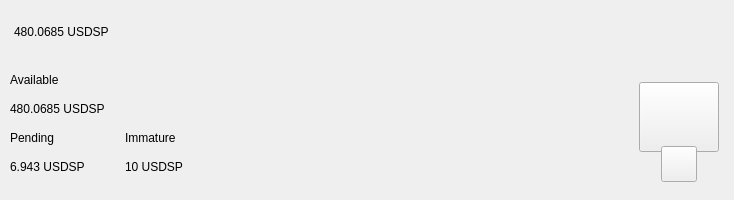
<?xml version="1.0" encoding="UTF-8"?>
<ui version="4.0">
 <class>TopBar</class>
 <widget class="QWidget" name="TopBar">
  <property name="geometry">
   <rect>
    <x>0</x>
    <y>0</y>
    <width>734</width>
    <height>200</height>
   </rect>
  </property>
  <property name="minimumSize">
   <size>
    <width>0</width>
    <height>200</height>
   </size>
  </property>
  <property name="maximumSize">
   <size>
    <width>16777215</width>
    <height>200</height>
   </size>
  </property>
  <property name="windowTitle">
   <string>Form</string>
  </property>
  <layout class="QVBoxLayout" name="verticalLayout_10" stretch="0">
   <property name="spacing">
    <number>0</number>
   </property>
   <property name="leftMargin">
    <number>0</number>
   </property>
   <property name="topMargin">
    <number>0</number>
   </property>
   <property name="rightMargin">
    <number>0</number>
   </property>
   <property name="bottomMargin">
    <number>0</number>
   </property>
   <item>
    <widget class="PFBorderImage" name="containerTop">
     <layout class="QVBoxLayout" name="verticalLayout_11">
      <property name="spacing">
       <number>0</number>
      </property>
      <property name="leftMargin">
       <number>0</number>
      </property>
      <property name="topMargin">
       <number>0</number>
      </property>
      <property name="rightMargin">
       <number>0</number>
      </property>
      <property name="bottomMargin">
       <number>0</number>
      </property>
      <item>
       <widget class="QWidget" name="top_container_2" native="true">
        <property name="minimumSize">
         <size>
          <width>0</width>
          <height>65</height>
         </size>
        </property>
        <layout class="QHBoxLayout" name="top_container">
         <property name="spacing">
          <number>0</number>
         </property>
         <property name="leftMargin">
          <number>14</number>
         </property>
         <property name="topMargin">
          <number>0</number>
         </property>
         <property name="rightMargin">
          <number>14</number>
         </property>
         <property name="bottomMargin">
          <number>0</number>
         </property>
         <item alignment="Qt::AlignVCenter">
          <widget class="QWidget" name="widgetTopAmount" native="true">
           <property name="sizePolicy">
            <sizepolicy hsizetype="Preferred" vsizetype="Maximum">
             <horstretch>0</horstretch>
             <verstretch>0</verstretch>
            </sizepolicy>
           </property>
           <layout class="QHBoxLayout" name="horizontalLayout_5">
            <property name="spacing">
             <number>0</number>
            </property>
            <property name="leftMargin">
             <number>0</number>
            </property>
            <property name="topMargin">
             <number>0</number>
            </property>
            <property name="rightMargin">
             <number>0</number>
            </property>
            <property name="bottomMargin">
             <number>0</number>
            </property>
            <item alignment="Qt::AlignTop">
             <widget class="QLabel" name="labelAmountTopUsdsp">
              <property name="minimumSize">
               <size>
                <width>0</width>
                <height>36</height>
               </size>
              </property>
              <property name="styleSheet">
               <string notr="true">padding:0px;margin:0px;</string>
              </property>
              <property name="text">
               <string notr="true">480.0685 USDSP</string>
              </property>
             </widget>
            </item>
           </layout>
          </widget>
         </item>
         <item>
          <spacer name="horizontalSpacer">
           <property name="orientation">
            <enum>Qt::Horizontal</enum>
           </property>
           <property name="sizeHint" stdset="0">
            <size>
             <width>40</width>
             <height>20</height>
            </size>
           </property>
          </spacer>
         </item>
         <item>
          <layout class="QHBoxLayout" name="horizontalLayout_4">
           <property name="spacing">
            <number>12</number>
           </property>
           <property name="rightMargin">
            <number>0</number>
           </property>
           <item alignment="Qt::AlignRight">
            <widget class="QWidget" name="layoutSync" native="true">
             <property name="minimumSize">
              <size>
               <width>0</width>
               <height>36</height>
              </size>
             </property>
             <property name="maximumSize">
              <size>
               <width>16777215</width>
               <height>36</height>
              </size>
             </property>
             <layout class="QVBoxLayout" name="verticalLayout_9">
              <property name="leftMargin">
               <number>0</number>
              </property>
              <property name="topMargin">
               <number>0</number>
              </property>
              <property name="rightMargin">
               <number>0</number>
              </property>
              <property name="bottomMargin">
               <number>0</number>
              </property>
              <item>
               <widget class="ExpandableButton" name="pushButtonSync" native="true">
                <property name="minimumSize">
                 <size>
                  <width>36</width>
                  <height>36</height>
                 </size>
                </property>
                <property name="maximumSize">
                 <size>
                  <width>16777215</width>
                  <height>36</height>
                 </size>
                </property>
               </widget>
              </item>
             </layout>
            </widget>
           </item>
           <item>
            <widget class="ExpandableButton" name="pushButtonHDUpgrade" native="true">
             <property name="minimumSize">
              <size>
               <width>36</width>
               <height>36</height>
              </size>
             </property>
            </widget>
           </item>
           <item>
            <widget class="ExpandableButton" name="pushButtonStack" native="true">
             <property name="minimumSize">
              <size>
               <width>36</width>
               <height>36</height>
              </size>
             </property>
            </widget>
           </item>
           <item>
            <widget class="ExpandableButton" name="pushButtonColdStaking" native="true">
             <property name="minimumSize">
              <size>
               <width>36</width>
               <height>36</height>
              </size>
             </property>
            </widget>
           </item>
           <item>
            <widget class="ExpandableButton" name="pushButtonConnection" native="true">
             <property name="minimumSize">
              <size>
               <width>36</width>
               <height>36</height>
              </size>
             </property>
            </widget>
           </item>
           <item>
            <widget class="ExpandableButton" name="pushButtonTor" native="true">
             <property name="minimumSize">
              <size>
               <width>36</width>
               <height>36</height>
              </size>
             </property>
            </widget>
           </item>
           <item>
            <widget class="ExpandableButton" name="pushButtonLock" native="true">
             <property name="sizePolicy">
              <sizepolicy hsizetype="Expanding" vsizetype="Expanding">
               <horstretch>0</horstretch>
               <verstretch>0</verstretch>
              </sizepolicy>
             </property>
             <property name="minimumSize">
              <size>
               <width>36</width>
               <height>0</height>
              </size>
             </property>
            </widget>
           </item>
           <item>
            <widget class="ExpandableButton" name="pushButtonFAQ" native="true">
             <property name="minimumSize">
              <size>
               <width>36</width>
               <height>36</height>
              </size>
             </property>
            </widget>
           </item>
          </layout>
         </item>
        </layout>
       </widget>
      </item>
      <item>
       <widget class="QWidget" name="bottom_container" native="true">
        <property name="minimumSize">
         <size>
          <width>0</width>
          <height>135</height>
         </size>
        </property>
        <layout class="QHBoxLayout" name="botton_container">
         <property name="leftMargin">
          <number>10</number>
         </property>
         <property name="topMargin">
          <number>0</number>
         </property>
         <property name="rightMargin">
          <number>10</number>
         </property>
         <property name="bottomMargin">
          <number>10</number>
         </property>
         <item>
          <layout class="QHBoxLayout" name="horizontalLayout_3">
           <property name="bottomMargin">
            <number>9</number>
           </property>
           <item>
            <layout class="QVBoxLayout" name="verticalLayout_7">
             <property name="spacing">
              <number>0</number>
             </property>
             <property name="leftMargin">
              <number>0</number>
             </property>
             <property name="rightMargin">
              <number>30</number>
             </property>
             <item>
              <layout class="QVBoxLayout" name="verticalLayout_2">
               <item>
                <widget class="QLabel" name="labelTitle1">
                 <property name="text">
                  <string>Available</string>
                 </property>
                </widget>
               </item>
               <item>
                <widget class="QLabel" name="labelAmountUsdsp">
                 <property name="text">
                  <string notr="true">480.0685 USDSP</string>
                 </property>
                </widget>
               </item>
              </layout>
             </item>
             <item>
              <layout class="QHBoxLayout" name="horizontalLayout_2">
               <property name="spacing">
                <number>0</number>
               </property>
               <item>
                <layout class="QVBoxLayout" name="verticalLayout_3">
                 <item>
                  <widget class="QLabel" name="labelTitle3">
                   <property name="text">
                    <string>Pending</string>
                   </property>
                  </widget>
                 </item>
                 <item>
                  <widget class="QLabel" name="labelPendingUsdsp">
                   <property name="text">
                    <string notr="true">6.943 USDSP</string>
                   </property>
                  </widget>
                 </item>
                </layout>
               </item>
               <item>
                <spacer name="horizontalSpacer_3">
                 <property name="orientation">
                  <enum>Qt::Horizontal</enum>
                 </property>
                 <property name="sizeType">
                  <enum>QSizePolicy::Fixed</enum>
                 </property>
                 <property name="sizeHint" stdset="0">
                  <size>
                   <width>40</width>
                   <height>20</height>
                  </size>
                 </property>
                </spacer>
               </item>
               <item>
                <layout class="QVBoxLayout" name="verticalLayout_4">
                 <item>
                  <widget class="QLabel" name="labelTitle4">
                   <property name="text">
                    <string>Immature</string>
                   </property>
                  </widget>
                 </item>
                 <item>
                  <widget class="QLabel" name="labelImmatureUsdsp">
                   <property name="text">
                    <string notr="true">10 USDSP</string>
                   </property>
                  </widget>
                 </item>
                </layout>
               </item>
              </layout>
             </item>
            </layout>
           </item>
          </layout>
         </item>
         <item>
          <spacer name="horizontalSpacer_2">
           <property name="orientation">
            <enum>Qt::Horizontal</enum>
           </property>
           <property name="sizeHint" stdset="0">
            <size>
             <width>40</width>
             <height>20</height>
            </size>
           </property>
          </spacer>
         </item>
         <item alignment="Qt::AlignHCenter|Qt::AlignVCenter">
          <widget class="QWidget" name="qrContainer" native="true">
           <property name="sizePolicy">
            <sizepolicy hsizetype="Preferred" vsizetype="Minimum">
             <horstretch>0</horstretch>
             <verstretch>0</verstretch>
            </sizepolicy>
           </property>
           <property name="minimumSize">
            <size>
             <width>90</width>
             <height>110</height>
            </size>
           </property>
           <property name="maximumSize">
            <size>
             <width>90</width>
             <height>110</height>
            </size>
           </property>
           <layout class="QVBoxLayout" name="containerQR">
            <property name="spacing">
             <number>0</number>
            </property>
            <property name="leftMargin">
             <number>5</number>
            </property>
            <property name="topMargin">
             <number>10</number>
            </property>
            <property name="rightMargin">
             <number>5</number>
            </property>
            <property name="bottomMargin">
             <number>0</number>
            </property>
            <item>
             <widget class="QPushButton" name="btnQr">
              <property name="minimumSize">
               <size>
                <width>70</width>
                <height>70</height>
               </size>
              </property>
              <property name="maximumSize">
               <size>
                <width>16777215</width>
                <height>70</height>
               </size>
              </property>
              <property name="focusPolicy">
               <enum>Qt::NoFocus</enum>
              </property>
              <property name="text">
               <string/>
              </property>
              <property name="iconSize">
               <size>
                <width>70</width>
                <height>70</height>
               </size>
              </property>
             </widget>
            </item>
            <item>
             <spacer name="verticalSpacer">
              <property name="orientation">
               <enum>Qt::Vertical</enum>
              </property>
              <property name="sizeType">
               <enum>QSizePolicy::Fixed</enum>
              </property>
              <property name="sizeHint" stdset="0">
               <size>
                <width>20</width>
                <height>20</height>
               </size>
              </property>
             </spacer>
            </item>
            <item alignment="Qt::AlignHCenter|Qt::AlignBottom">
             <widget class="QPushButton" name="pushButtonQR">
              <property name="minimumSize">
               <size>
                <width>36</width>
                <height>36</height>
               </size>
              </property>
              <property name="maximumSize">
               <size>
                <width>36</width>
                <height>36</height>
               </size>
              </property>
              <property name="focusPolicy">
               <enum>Qt::NoFocus</enum>
              </property>
              <property name="text">
               <string/>
              </property>
             </widget>
            </item>
           </layout>
          </widget>
         </item>
        </layout>
       </widget>
      </item>
     </layout>
    </widget>
   </item>
  </layout>
 </widget>
 <customwidgets>
  <customwidget>
   <class>ExpandableButton</class>
   <extends>QWidget</extends>
   <header>qt/usdsports/expandablebutton.h</header>
   <container>1</container>
  </customwidget>
  <customwidget>
   <class>PFBorderImage</class>
   <extends>QFrame</extends>
   <header>qt/usdsports/pfborderimage.h</header>
   <container>1</container>
  </customwidget>
 </customwidgets>
 <resources/>
 <connections/>
</ui>
